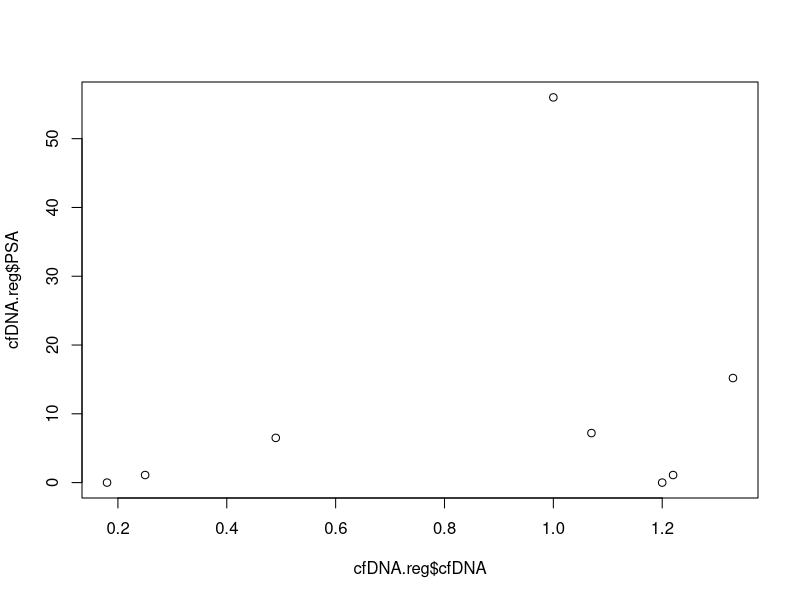
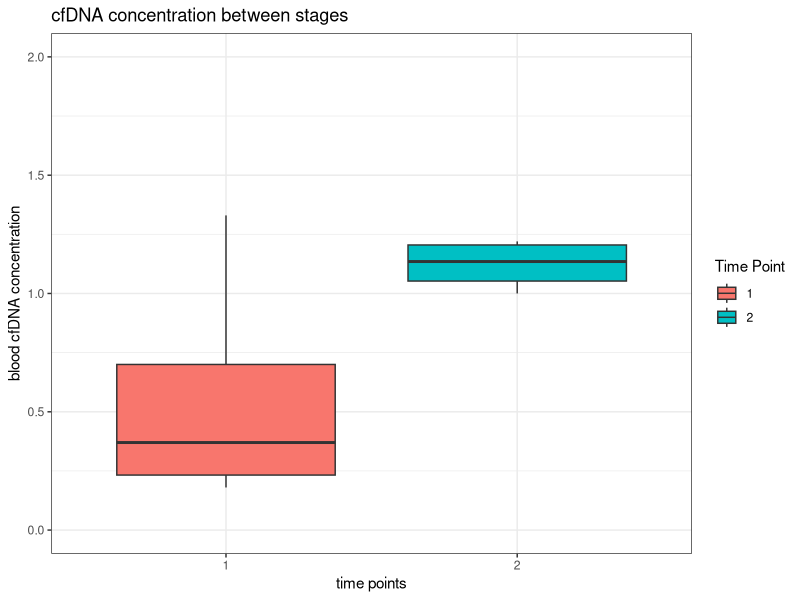
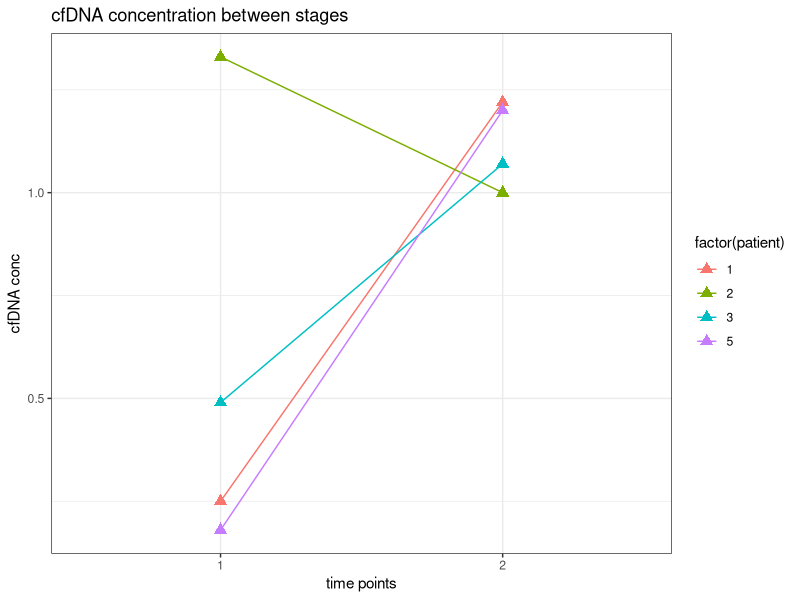
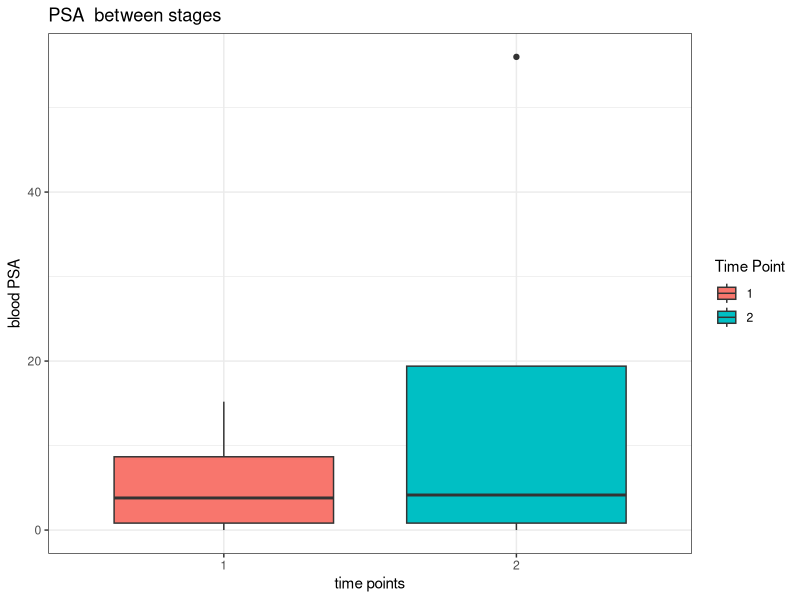
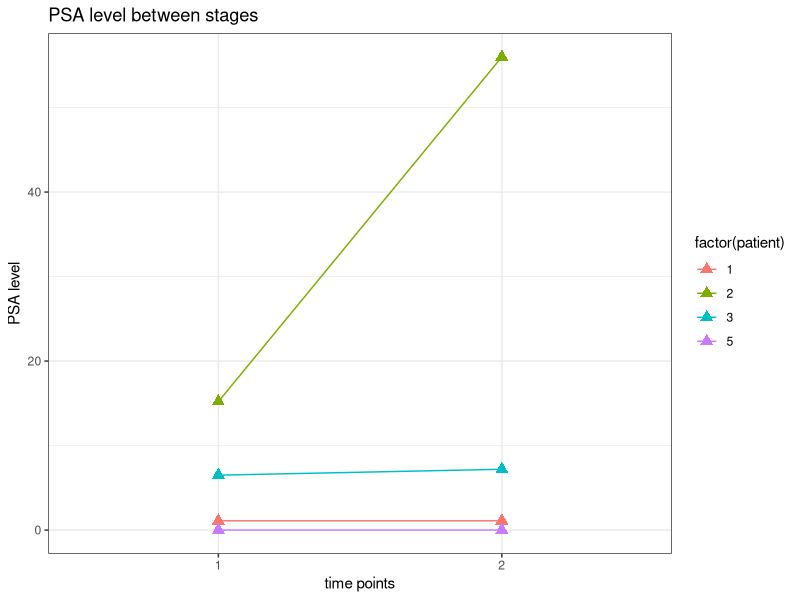
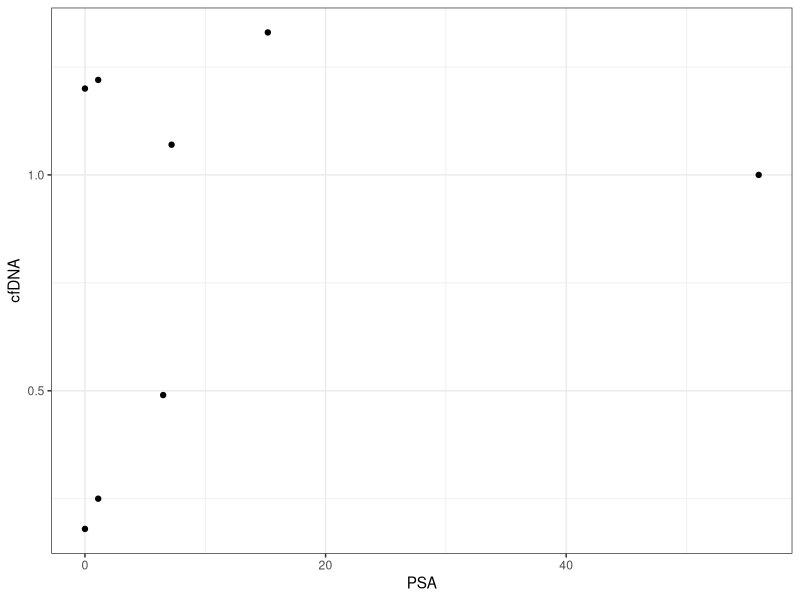
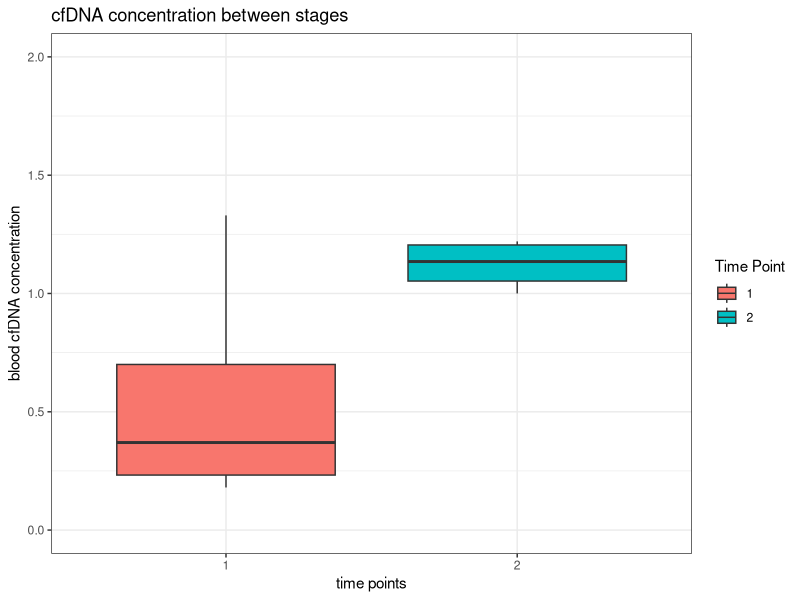
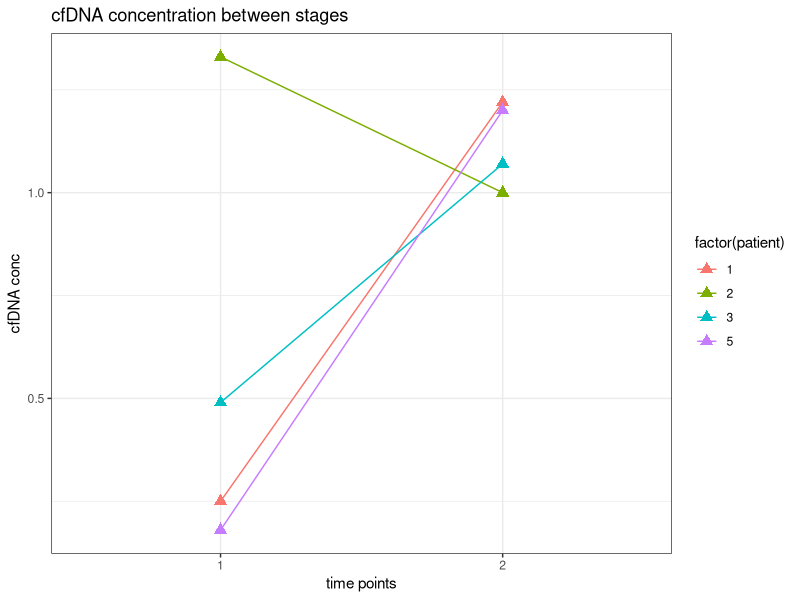

Write R code to recreate these figures, in order.
# this R script plots cfDNA and PSA barplo and line plots.

cfDNA = read.table("cfDNA_conc.txt",head=T)

# remove patient 4

cfDNA.reg = cfDNA[-7,]
plot(cfDNA.reg$cfDNA,cfDNA.reg$PSA)

library(ggplot2)

b1=ggplot(cfDNA.reg, aes(factor(stage), cfDNA)) + 
  geom_boxplot(aes(fill = factor(stage))) + theme_bw() +#+ geom_jitter()
  ggtitle("cfDNA concentration between stages")+  
  guides(fill=guide_legend(title="Time Point")) + ylab("blood cfDNA concentration")+
  xlab("time points") +  scale_y_continuous(limits=c(0,2))
b1

ggsave(b1,filename = "cfDNA_conc_boxplot.pdf",width=5,height=4)

# line plot
liine1 = ggplot(cfDNA.reg, aes(x=factor(stage), y=cfDNA, group = patient, color = factor(patient) )) + 
  geom_line() + theme_bw()+geom_point(size=3, shape=17) + ggtitle("cfDNA concentration between stages")+  
  guides(group=guide_legend(title="patients")) + ylab("cfDNA conc")+
  xlab("time points")
liine1
ggsave(liine1,filename = "cfDNA_conc_lineplot.pdf",width=5,height=4)


################ PSA plot


b2=ggplot(cfDNA.reg, aes(factor(stage), (PSA) )) + 
  geom_boxplot(aes(fill = factor(stage))) + theme_bw() +#+ geom_jitter()
  ggtitle("PSA  between stages")+  
  guides(fill=guide_legend(title="Time Point")) + ylab("blood PSA")+
  xlab("time points")
b2
ggsave(b2,filename = "PSA_conc_boxplot.pdf",width=5,height=4)

# line plot

liine2 = ggplot(cfDNA.reg, aes(x=factor(stage), y=(PSA), group = patient, color = factor(patient) )) + 
  geom_line() + theme_bw()+geom_point(size=3, shape=17) + ggtitle("PSA level between stages")+  
  guides(group=guide_legend(title="patients")) + ylab("PSA level")+
  xlab("time points")
liine2
ggsave(liine2,filename = "PSA_conc_lineplot.pdf",width=5,height=4)



p <- ggplot(cfDNA.reg, aes(PSA, cfDNA))+ geom_point() + theme_bw()
p 

